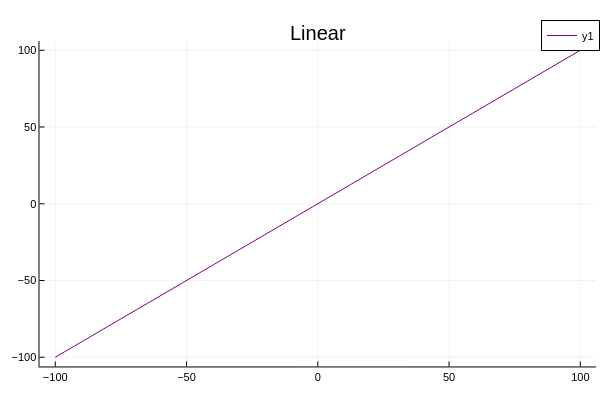

The notebook cell this image was saved under:
### Markdown cell above
### 1.2.1 Linear

### Code cell
x = -100:1:100
f(x) = x

plot(x,f, title="Linear" , color=:purple)

### Figure 1 — Plotly figure (JSON) as saved in the notebook; plotly's stock layout.template omitted (floating-point values rounded to 4 significant figures; data arrays with more than 128 entries replaced by an {"elided": "..."} marker saying what was removed)
{"data": [{"colorbar": {"len": 0.9039, "title": "", "x": 0.9934, "y": 0.4896}, "legendgroup": "y1", "line": {"color": "rgba(128, 0, 128, 1.000)", "dash": "solid", "shape": "linear", "width": 1}, "mode": "lines", "name": "y1", "showlegend": true, "type": "scatter", "x": {"elided": "201 int values"}, "xaxis": "x", "y": {"elided": "201 int values"}, "yaxis": "y"}], "layout": {"annotations": [{"font": {"color": "rgba(0, 0, 0, 1.000)", "family": "sans-serif", "size": 20}, "rotation": 0, "showarrow": false, "text": "Linear", "x": 0.5296, "xanchor": "center", "xref": "paper", "y": 1, "yanchor": "top", "yref": "paper"}], "height": 400, "legend": {"bgcolor": "rgba(255, 255, 255, 1.000)", "bordercolor": "rgba(0, 0, 0, 1.000)", "borderwidth": 1, "font": {"color": "rgba(0, 0, 0, 1.000)", "family": "sans-serif", "size": 11}, "title": {"font": {"color": "rgba(0, 0, 0, 1.000)", "family": "sans-serif", "size": 15}, "text": ""}, "tracegroupgap": 0, "traceorder": "normal", "x": 1, "xanchor": "auto", "y": 1, "yanchor": "auto"}, "margin": {"b": 20, "l": 0, "r": 0, "t": 20}, "paper_bgcolor": "rgba(255, 255, 255, 1.000)", "plot_bgcolor": "rgba(255, 255, 255, 1.000)", "showlegend": true, "width": 600, "xaxis": {"anchor": "y", "domain": [0.06582, 0.9934], "gridcolor": "rgba(0, 0, 0, 0.100)", "gridwidth": 0.5, "linecolor": "rgba(0, 0, 0, 1.000)", "mirror": false, "range": [-106, 106], "showgrid": true, "showline": true, "showticklabels": true, "tickangle": 0, "tickcolor": "rgb(0, 0, 0)", "tickfont": {"color": "rgba(0, 0, 0, 1.000)", "family": "sans-serif", "size": 11}, "tickmode": "array", "ticks": "inside", "ticktext": ["−100", "−50", "0", "50", "100"], "tickvals": [-100, -50, 0, 50, 100], "title": "", "titlefont": {"color": "rgba(0, 0, 0, 1.000)", "family": "sans-serif", "size": 15}, "type": "-", "visible": true, "zeroline": false, "zerolinecolor": "rgba(0, 0, 0, 1.000)"}, "yaxis": {"anchor": "x", "domain": [0.03762, 0.9415], "gridcolor": "rgba(0, 0, 0, 0.100)", "gridwidth": 0.5, "linecolor": "rgba(0, 0, 0, 1.000)", "mirror": false, "range": [-106, 106], "showgrid": true, "showline": true, "showticklabels": true, "tickangle": 0, "tickcolor": "rgb(0, 0, 0)", "tickfont": {"color": "rgba(0, 0, 0, 1.000)", "family": "sans-serif", "size": 11}, "tickmode": "array", "ticks": "inside", "ticktext": ["−100", "−50", "0", "50", "100"], "tickvals": [-100, -50, 0, 50, 100], "title": "", "titlefont": {"color": "rgba(0, 0, 0, 1.000)", "family": "sans-serif", "size": 15}, "type": "-", "visible": true, "zeroline": false, "zerolinecolor": "rgba(0, 0, 0, 1.000)"}}}
